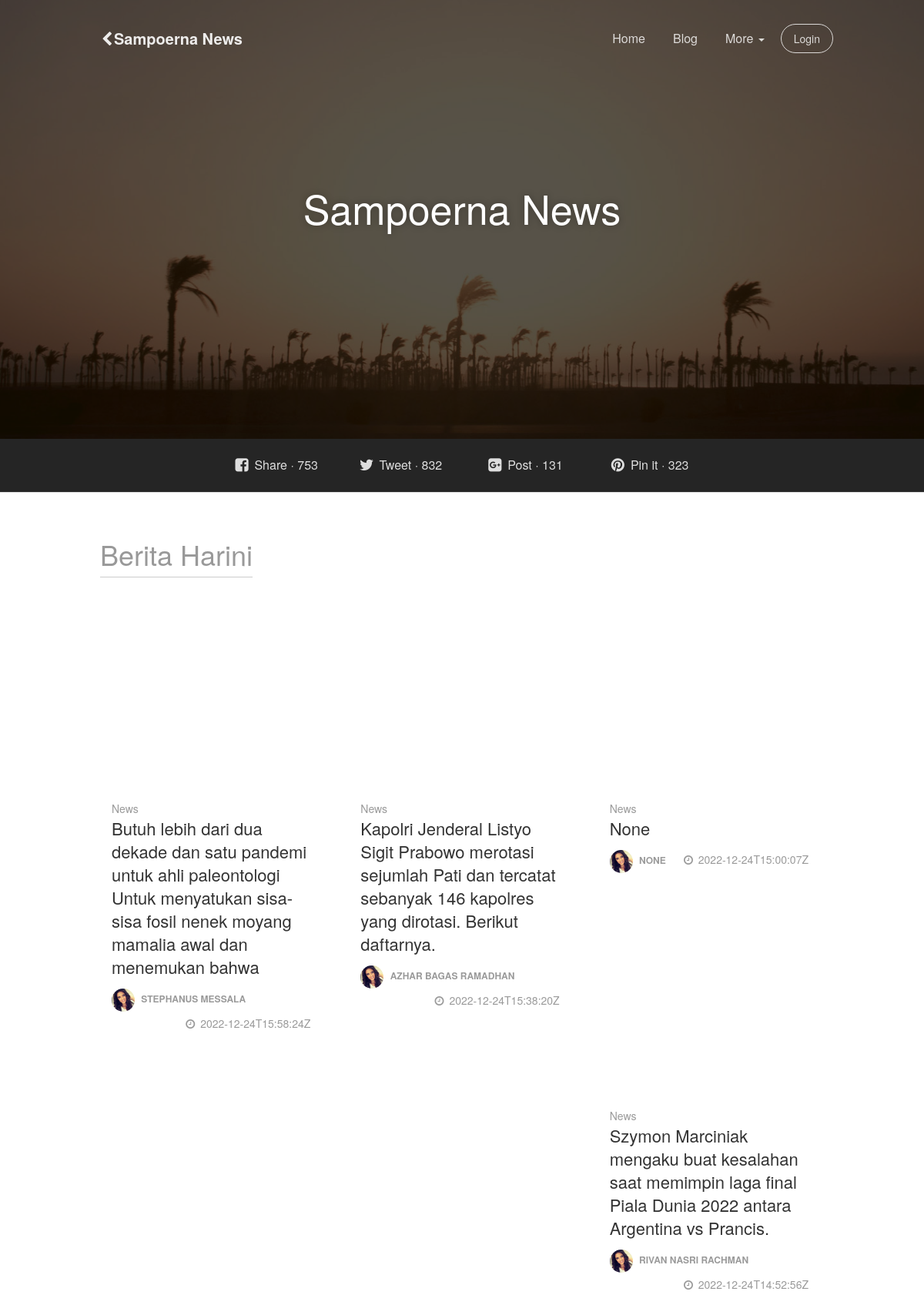
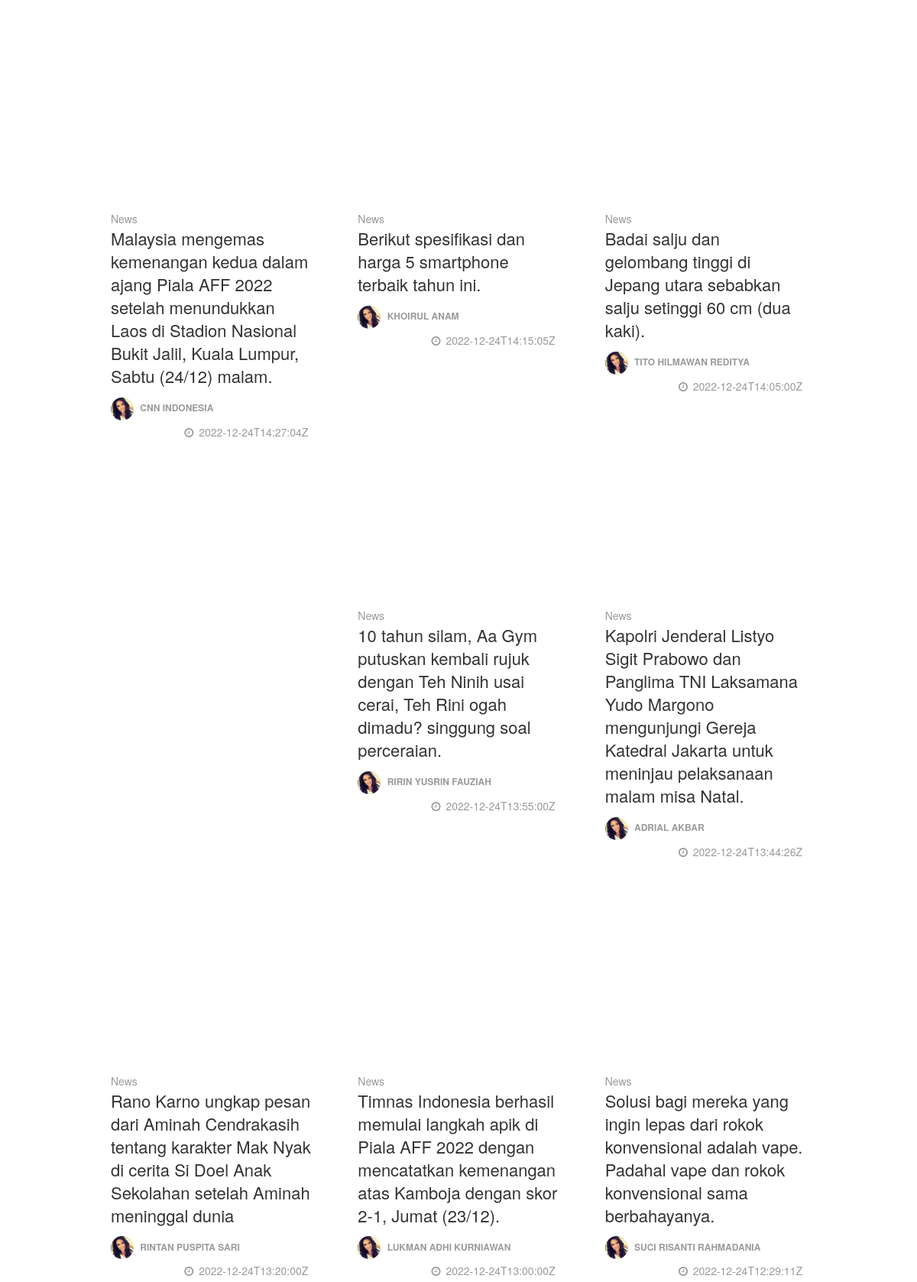
The page /blog_page (upper part) on the database its author committed (2 pictures, top to bottom).
### artikel/models.py (models this page shows, shortened)
class Info(models.Model):
    title = models.CharField(max_length=1000,primary_key=True)
    description = models.TextField(blank=True,null=True)
    author = models.CharField(max_length=100,blank=True,null=True)
    link = models.CharField(max_length=1000,blank=True,null=True)
    isodate = models.CharField(max_length=1000,blank=True,null=True)
    content = models.TextField(blank=True,null=True)
    image = models.CharField(max_length=1000,blank=True,null=True)

### berita/views.py (the view)
# urls.py: path('blog_page', blog_page, name='blog_page'),
def blog_page(request):
    template_name = 'front/blog_page.html'
    artikel = Info.objects.all()
    context = {
        'title':'Blog me',
        'welcome':'ini page about',
        'artikel' : artikel
    }
    return render(request, template_name, context)

### templates/front/blog_page.html (shortened to what this page needs)
{% extends 'front/base.html' %}
{% load static %}
{% block content %}
<div class="wrapper">
    <div class="parallax filter-black">
        <div class="parallax-image">
            <img src="{% static 'front/img/thumb.jpg' %}" alt="..." />
        </div>
        <div class="small-info">
            <h1>Sampoerna News</h1>
        </div>
    </div>
     <div class="social-line social-line-black">
         <div class="container">
            <div class="row">
                 <div class="col-md-2 col-md-offset-2">
                     <a href="" class="btn btn-simple btn-social btn-neutral">
                         <i class="fa fa-facebook-square"></i> Share &middot; 753
                     </a>
                 </div>
                  <div class="col-md-2">
                     <a href="" class="btn btn-simple btn-social btn-neutral">
                         <i class="fa fa-twitter"></i> Tweet &middot; 832
                     </a>
                 </div>
                  <div class="col-md-2">
                     <a href="" class="btn btn-simple btn-social btn-neutral">
                         <i class="fa fa-google-plus-square"></i> Post &middot; 131
                     </a>
                 </div>
                 <div class="col-md-2">
                     <a href="" class="btn btn-simple btn-social btn-neutral">
                         <i class="fa fa-pinterest"></i> Pin it &middot; 323
                     </a>
                 </div>
            </div>
         </div>
     </div>
    <div class="section">
           <div class="container">
               <h2 class="section-title">Berita Harini</h2>
               <div class="row">
                {% for a in artikel %}
                    <div class="col-md-4">
                        <div class="card card-plain">
                            <div class="image">
                            </div>
                            <div class="content">
                                <p class="category">News</p>
                                <a class="card-link" href="{{a.link}}">
                                    <h4 class="title">{{a.description}}</h4>
                                </a>
                                 <div class="footer">
                                    <div class="author">
                                        <a class="card-link" href="#">
                                           <img src="{% static 'front/img/default-avatar.png' %}" alt="..." class="avatar">
                                           <span> {{a.author}} </span>
                                        </a>
                                    </div>
                                    <div class="stats pull-right">
                                        <i class="fa fa-clock-o"></i> {{a.isodate}}
                                    </div>
                                </div>
                            </div>
                        </div>
                    </div>
                    {% endfor %}
               </div>
           </div>
    </div>
</div>
{% endblock content %}

### templates/front/base.html (shortened to what this page needs)
{% load static %}
<!doctype html>
<html lang="en">
<head>
    <link rel="stylesheet" href="https://cdn.jsdelivr.net/npm/bootstrap-icons@1.10.2/font/bootstrap-icons.css">
    <link href="{% static 'bootstrap3/css/bootstrap.min.css' %}" rel="stylesheet" />
    <link href="{% static 'front/css/gsdk.css' %}" rel="stylesheet"/>
    <link href="{% static 'front/css/examples.css' %}" rel="stylesheet"/>
    <link href="http://maxcdn.bootstrapcdn.com/font-awesome/4.4.0/css/font-awesome.min.css" rel="stylesheet">
    <link href="{% static 'front/css/pe-icon-7-stroke.css' %}" rel="stylesheet" />
</head>
<body class="home">
<nav class="navbar navbar-inverse navbar-transparent navbar-fixed-top" role="navigation">
    <div class="container">
    <div class="navbar-header">
      <a class="navbar-brand" href="#"><i class="fa fa-chevron-left"></i>Sampoerna News</a>
    </div>
    <div class="collapse navbar-collapse">
      <ul  class="nav navbar-nav navbar-right">
            <li>
                <a href="{% url 'home' %}">
                     Home
                </a>
            </li>
            <li>
                <a href="{% url 'blog_page' %}">
                     Blog
                </a>
            </li>
            <li class="dropdown">
                  <a href="#" class="dropdown-toggle" data-toggle="dropdown">
                    More
                    <b class="caret"></b>
                  </a>
            </li>
            <li>
                {% if request.user.is_anonymous %}
                    <a href="{% url 'login' %}" class="btn btn-round btn-default">Login</a>
                {% else %}
                    <a href="{% url 'dashboard' %}" class="btn btn-round btn-default">Dashboard</a>
                {% endif %}
            </li>
       </ul>
    </div>
  </div>
</nav>
{% block content %}
{% endblock content %}
</body>
</html>

### static/front/css/examples.css (style rules this page uses)
.section-title { font-weight: 300; display: inline-block; padding-bottom: 10px; border-bottom: 1px solid #CCCCCC; color: #999; }
.parallax { width: 100%; height: 570px; overflow: hidden; display: block; }
.parallax .small-info { color: #FFFFFF; text-shadow: 0 0 10px rgba(0, 0, 0, 0.27); top: 37%; position: absolute; text-align: center; width: 100%; z-index: 2; }
.parallax .parallax-image img { width: 100%; position: relative; }
.filter-black { position: relative; }
.filter-black:after { position: absolute; left: 0; top: 0; width: 100%; height: 100%; display: block; z-index: 1; background-color: rgba(0, 0, 0, 0.66); content: ""; }
.about-us .container, .contact-us .container, .pricing .container, .blog-page .container, .ecommerce .container, .home .container, .product-page .container, .blog-post .container { max-width: 970px; }
.home .social-line { border-bottom: 1px solid #dddddd; }

### rows shown on the page
Info: description "Butuh lebih dari dua dekade dan satu pandemi untuk ahli paleontologi Untuk menyatukan sisa-sisa fosil nenek moyang mamalia awal dan menemukan bahwa", author "STEPHANUS MESSALA", isodate "2022-12-24T15:58:24Z"
Info: description "Kapolri Jenderal Listyo Sigit Prabowo merotasi sejumlah Pati dan tercatat sebanyak 146 kapolres yang dirotasi. Berikut daftarnya.", author "AZHAR BAGAS RAMADHAN", isodate "2022-12-24T15:38:20Z"
Info: description "None", author "NONE", isodate "2022-12-24T15:00:07Z"
Info: description "Szymon Marciniak mengaku buat kesalahan saat memimpin laga final Piala Dunia 2022 antara Argentina vs Prancis.", author "RIVAN NASRI RACHMAN", isodate "2022-12-24T14:52:56Z"
Info: description "Malaysia mengemas kemenangan kedua dalam ajang Piala AFF 2022 setelah menundukkan Laos di Stadion Nasional Bukit Jalil, Kuala Lumpur, Sabtu (24/12) malam.", author "CNN INDONESIA", isodate "2022-12-24T14:27:04Z"
Info: description "Berikut spesifikasi dan harga 5 smartphone terbaik tahun ini.", author "KHOIRUL ANAM", isodate "2022-12-24T14:15:05Z"
Info: description "Badai salju dan gelombang tinggi di Jepang utara sebabkan salju setinggi 60 cm (dua kaki).", author "TITO HILMAWAN REDITYA", isodate "2022-12-24T14:05:00Z"
Info: description "10 tahun silam, Aa Gym putuskan kembali rujuk dengan Teh Ninih usai cerai, Teh Rini ogah dimadu? singgung soal perceraian.", author "RIRIN YUSRIN FAUZIAH", isodate "2022-12-24T13:55:00Z"
Info: description "Kapolri Jenderal Listyo Sigit Prabowo dan Panglima TNI Laksamana Yudo Margono mengunjungi Gereja Katedral Jakarta untuk meninjau pelaksanaan malam misa Natal.", author "ADRIAL AKBAR", isodate "2022-12-24T13:44:26Z"
Info: description "Rano Karno ungkap pesan dari Aminah Cendrakasih tentang karakter Mak Nyak di cerita Si Doel Anak Sekolahan setelah Aminah meninggal dunia", author "RINTAN PUSPITA SARI", isodate "2022-12-24T13:20:00Z"
Info: description "Timnas Indonesia berhasil memulai langkah apik di Piala AFF 2022 dengan mencatatkan kemenangan atas Kamboja dengan skor 2-1, Jumat (23/12).", author "LUKMAN ADHI KURNIAWAN", isodate "2022-12-24T13:00:00Z"
Info: description "Solusi bagi mereka yang ingin lepas dari rokok konvensional adalah vape. Padahal vape dan rokok konvensional sama berbahayanya.", author "SUCI RISANTI RAHMADANIA", isodate "2022-12-24T12:29:11Z"
